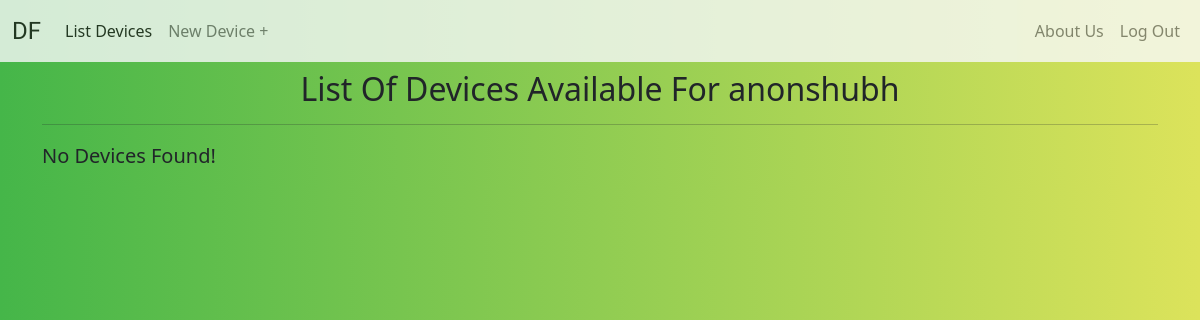
/list-devices (signed in), run on an earlier commit of the app's database.
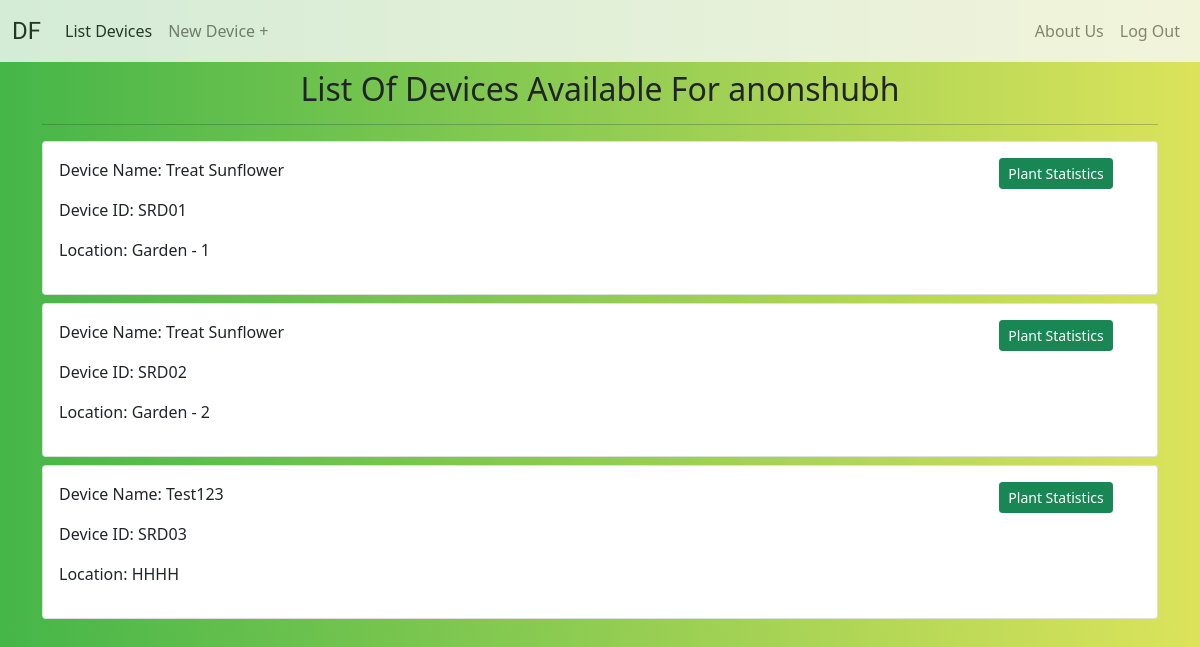
And on a later commit of the database.
### monitor/models.py (models this page shows, shortened)
class Device(models.Model):
    user = models.ForeignKey(User,on_delete=models.CASCADE,blank=True)
    device_name = models.CharField(max_length=56)
    location = models.CharField(max_length=56)
    unique_id = models.CharField(max_length = 10,unique=True,blank=True)
    plant = models.ManyToManyField(Plant,blank=True)
    active = models.BooleanField(default=True)

### monitor/views.py (the view)
# urls.py: path('list-devices',views.list_devices_view,name='list-devices'),
@login_required
def list_devices_view(request):
    devices = Device.objects.filter(user=request.user,active=True)
    return render(request,'monitor/list-devices.html',{'devices':devices})

### monitor/templates/monitor/list-devices.html
{% extends 'base.html' %}
{% block content %}
<h2 class="mt-2 text-center">List Of Devices Available For {{request.user.username}}</h2>
<hr>
{% for device in devices %}
<div class="card my-2">
    <div class="row">
        <div class="col-lg-10 col-sm-12">
            <div class="card-body">
              <p>Device Name: {{device.device_name}}</p>
              <p>Device ID: {{device.unique_id}}</p>
              <p>Location: {{device.location}}</p>
            </div>
        </div>
        <div class="col-lg-2 col-sm-12">
            <a class="btn btn-success btn-sm ms-2 my-3" href="{% url 'monitor:plant-data' device.unique_id %}">Plant Statistics</a>
        </div>
    </div>
</div>
{% empty %}
<p class="lead">No Devices Found!</p>
{% endfor %}
{% endblock %}

What changed in the data, as far as the page shows it:
added Device: device_name "Treat Sunflower", unique_id "SRD01", location "Garden - 1"
added Device: device_name "Treat Sunflower", unique_id "SRD02", location "Garden - 2"
added Device: device_name "Test123", unique_id "SRD03", location "HHHH"
Also different on the page:
text no longer shown: "No Devices Found!"
